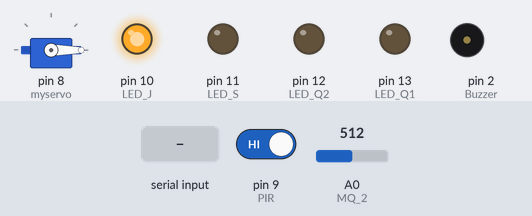
Bench run of a sketch on a simulated Arduino Uno, built with avr-gcc and run on an emulated ATmega328P. Shown: servo, output pins drawn as LEDs (lit = HIGH), buzzer (waves = sounding, pin HIGH). Inputs (shaded band) come from the test bench; at power-on: pin 9 (PIR) HIGH, A0 (MQ_2) = 512. What the sketch prints to the serial monitor is not drawn.

Above: at 1.5 s.
1.6 s: "a" received over Serial
At 2.4 s:
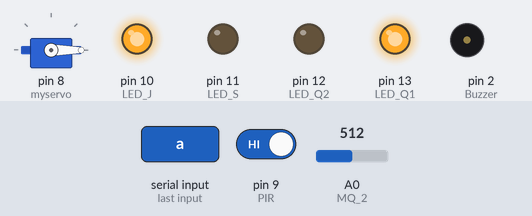
3.1 s: pin 9 (PIR) driven LOW
At 3.5 s:
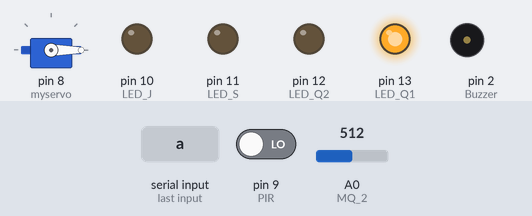
4.6 s: "b" received over Serial
At 5.8 s:
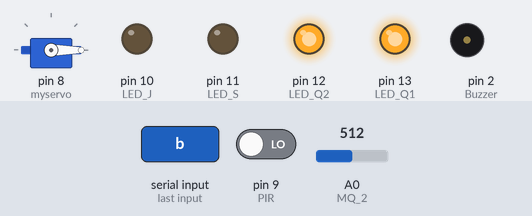
6.1 s: "A" received over Serial
At 7.0 s:
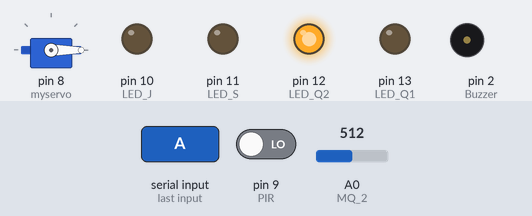
7.6 s: pin 9 (PIR) driven HIGH
At 8.2 s:
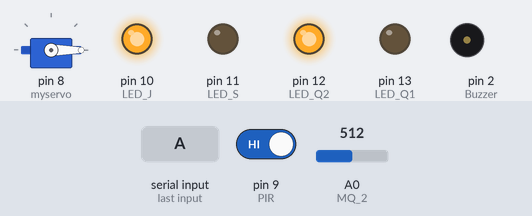
9.1 s: "c" received over Serial
At 10.5 s:
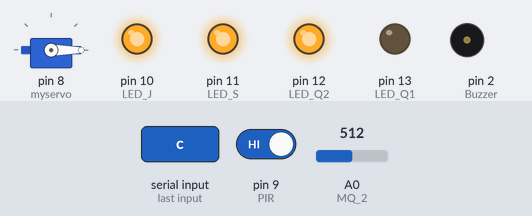
Timing chart, 0 to 11.6 s (numbered marks = the images above; inputs shaded):
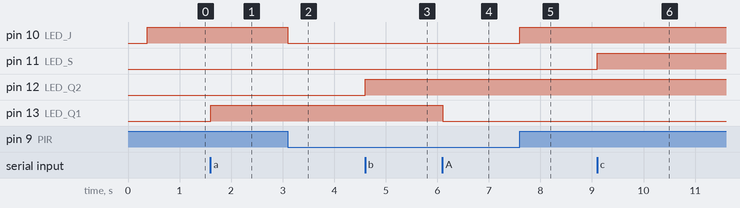

Measured:
- after the input at 1.6 s, pin 13 (LED_Q1): LOW → HIGH at once
- after the input at 3.1 s, pin 10 (LED_J): HIGH → LOW at once
- after the input at 4.6 s, pin 12 (LED_Q2): LOW → HIGH at once
- after the input at 6.1 s, pin 13 (LED_Q1): HIGH → LOW at once
- after the input at 7.6 s, pin 10 (LED_J): LOW → HIGH at once
- after the input at 9.1 s, pin 11 (LED_S): LOW → HIGH at once

The sketch:

Projeto_dom_tica.ino
```cpp
/**********************************************************************************************************
  Instituto Federal de Educação, Ciência e Tecnologia de Santa Catarina-Campus Florianópolis
  Unidade Curricular: Projeto Integrador II
  Aluna: Laura Martin Werneck
  Semestre 2021.1
  Objetivo: Automção residencial
************************************************************************************************************/

/* Definição dos pinos que os componentes foram ligados*/
#define LED_Q1 13 /* Q1 = quarto 1 (perto da cozinha) */
#define LED_Q2 12 /* Q2 = quarto 2 (perto da sala) */
#define LED_S 11 /* S = sala */
#define LED_J 10 /* J = jardim */
#define PIR 9

#define Buzzer 2
#define MQ_2 A0
#include <Servo.h> /* incluir a biblioteca de servo */
Servo myservo;  /* Inclusão do servo */
int pos = 0;  /* Posição zero para o servo */

void setup() {
  /* Comunicação serial com o computador */
  Serial.begin(9600);
  while (!Serial);
  /* Configuração dos pinos como entrada ou saída */
  pinMode(LED_Q1, OUTPUT);
  pinMode(LED_Q2, OUTPUT);
  pinMode(LED_J, OUTPUT);
  pinMode(LED_S, OUTPUT);
  pinMode(PIR, INPUT);

  myservo.attach(8);  /*Pino do servo+arduino */
  myservo.write(0);  /* Servo setado com valor zero */

  pinMode(MQ_2, INPUT);
  pinMode(Buzzer, OUTPUT);

  Serial.flush();  //Limpando a memoria do serial
  Serial.println("Digite: \n 'a' para acender a luz do quarto 1 (próximo à  cozinha) \n 'A' para apagar a luz do quarto 1"); // Imprime o menu de comandos.
  Serial.println(" 'b' para acender a luz do quarto 2 (próximo à  sala) \n 'B' para apagar a luz do quarto 2");
  Serial.println(" 'c' para acender a luz da sala \n 'C' para apagar a luz da sala \n 'd' para apagar todas as luzes internas");
  Serial.println(" 'e' para arir o portão \n 'E' para fechar o portão");
}


void tarefa_1() { // Acender e apagar as luzes internas
  if (Serial.available() > 0) { //Teste se porta serial esta recebendo dados
    char tecla;
    tecla = Serial.read(); // Lê o valor digitado pelo usuário.
    if (tecla == 'a') // Acende a luz do Quarto 1.
    {
      digitalWrite(LED_Q1, HIGH);
    }
    else if (tecla == 'A') // Apaga a luz do Quarto 1.
    {
      digitalWrite(LED_Q1, LOW);
    }
    else if (tecla == 'b') // Acende a luz do Quarto 2.
    {
      digitalWrite(LED_Q2, HIGH);
    }
    else if (tecla == 'B') // Apaga a luz do Quarto 2.
    {
      digitalWrite(LED_Q2, LOW);
    }
    else if (tecla == 'c') // Acende a luz da sala.
    {
      digitalWrite(LED_S, HIGH);
    }
    else if (tecla == 'C') // Apaga a luz da sala.
    {
      digitalWrite(LED_S, LOW);
    }
    else if (tecla == 'd') // Apaga todas as luzes.
    {
      digitalWrite(LED_Q1, LOW);
      digitalWrite(LED_Q2, LOW);
      digitalWrite(LED_S, LOW);
    }
    else if (tecla == 'e') // Abre a cancela.
    {
      myservo.write(90);
      delay(500);
    }
    else if (tecla == 'E') // Fecha a cancela.
    {
      myservo.write(-180);
      delay(500);
    }
  }
  Serial.flush();
}

void tarefa_2() {
  int x = digitalRead(PIR); // Lê o valor do pino do PIR.

  if (x == LOW) // Caso o sensor não capte movimento.
  {
    digitalWrite(LED_J, LOW); // Não aciona a luz do jardim.
  }
  else // Caso o sensor capte movimento.
  {
    digitalWrite(LED_J, HIGH); // Acende a luz do jardim.
  }
}

const unsigned long periodo_tarefa_3 = 2000; // Temporiza a leitura dos valores do MQ2
unsigned long tempo_tarefa_3 = millis();

void tarefa_3(unsigned long tempo_atual) {
  int valor_analogico = analogRead(MQ_2);
  if(tempo_atual - tempo_tarefa_3 > periodo_tarefa_3) {
    tempo_tarefa_3 = tempo_atual;
 // Serial.print("Leitura: "); // Mostra no monitor serial o valor da leitura do MQ2.
  //Serial.println(valor_analogico); // Valor obtido pelo MQ2.
  if (valor_analogico > 300) {  // Caso a leitura seja maior do que o valor estabelecido como limite,

    digitalWrite(Buzzer, LOW); // aciona o Buzzer.
  }
  else { // Caso contrário,
    noTone(Buzzer); // deixa o buzzer desligado.
    digitalWrite(Buzzer, HIGH); //Aciona um valor HIGH no pino do Buzzer.
  }
}
}

void loop() {

  unsigned long meu_tempo_atual = millis();

  tarefa_1();

  tarefa_2();

  tarefa_3(meu_tempo_atual);
}
```
